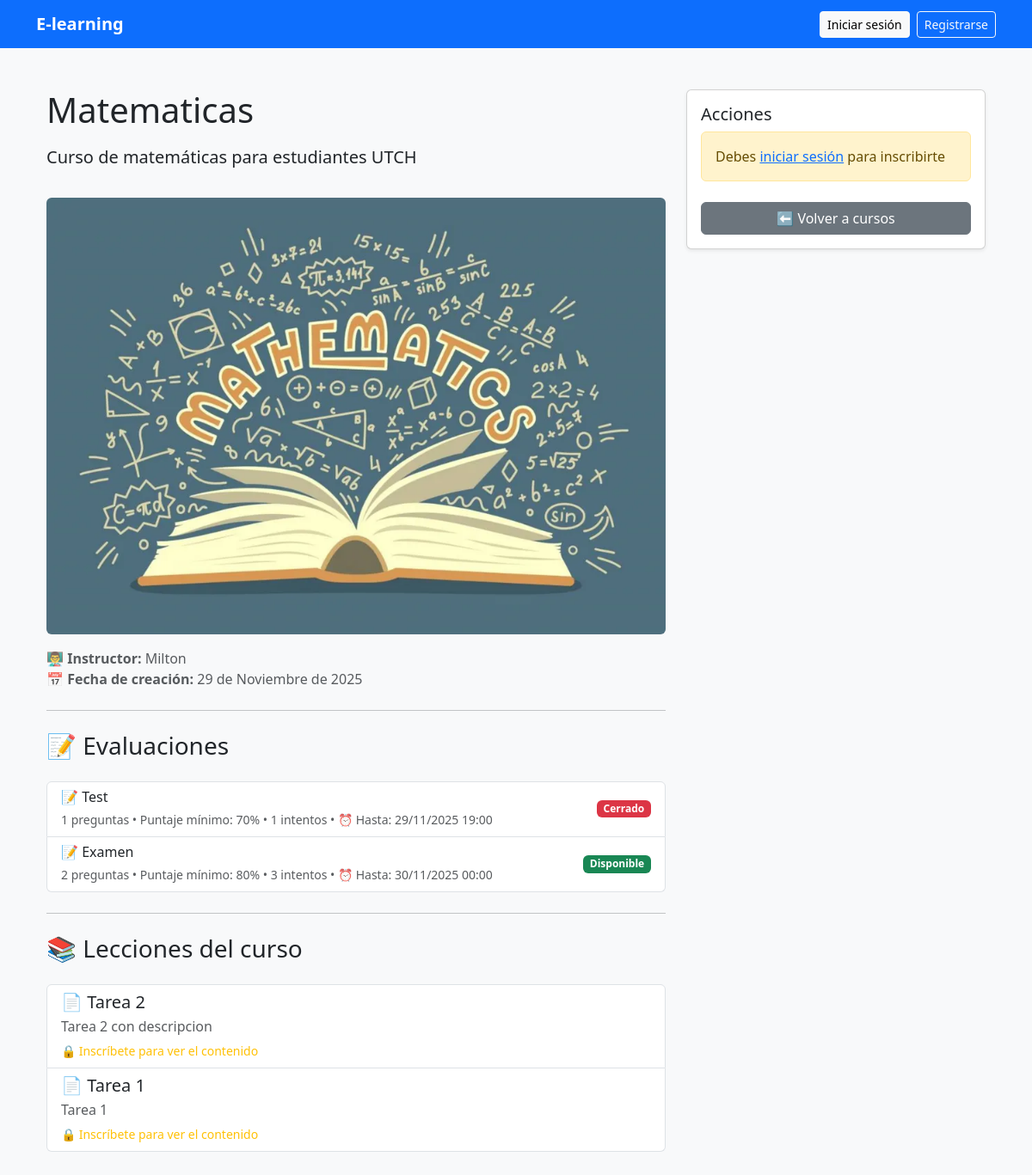
/1/, run on the app's committed database.
### courses/models.py (models this page shows, shortened)
class Curso(models.Model):
    titulo = models.CharField(max_length=100)
    descripcion = models.TextField()
    instructor = models.CharField(max_length=100)
    fecha_creacion = models.DateField(auto_now_add=True)
    imagen = models.ImageField(upload_to='cursos/', blank=True, null=True)
    class Meta:
        verbose_name = 'Curso'
        verbose_name_plural = 'Cursos'

class Quiz(models.Model):
    curso = models.ForeignKey(Curso, on_delete=models.CASCADE, related_name='quizzes')
    titulo = models.CharField(max_length=200)
    descripcion = models.TextField(blank=True)
    puntaje_minimo = models.PositiveIntegerField(default=70, help_text="Puntaje mínimo para aprobar (%)")
    intentos_maximos = models.PositiveIntegerField(default=3, help_text="Número máximo de intentos permitidos")
    tiempo_limite = models.PositiveIntegerField(null=True, blank=True, help_text="Tiempo límite en minutos (opcional)")
    deadline = models.DateTimeField(null=True, blank=True, help_text="Fecha límite de entrega")
    orden = models.PositiveIntegerField(default=0)
    fecha_creacion = models.DateTimeField(auto_now_add=True)
    activo = models.BooleanField(default=True)
    def total_preguntas(self):
        return self.preguntas.count()
    def esta_disponible(self):
        if not self.activo:
            return False
        if self.deadline and timezone.now() > self.deadline:
            return False
        return True
    class Meta:
        verbose_name = 'Quiz'
        verbose_name_plural = 'Quizzes'
        ordering = ['orden', 'fecha_creacion']

class Leccion(models.Model):
    TIPOS = (
        ('video', '📹 Video'),
        ('documento', '📄 Documento'),
        ('texto', '📝 Texto/Artículo'),
    )
    curso = models.ForeignKey(Curso, on_delete=models.CASCADE, related_name='lecciones')
    titulo = models.CharField(max_length=200)
    descripcion = models.TextField(blank=True)
    tipo = models.CharField(max_length=20, choices=TIPOS, default='texto')
    orden = models.PositiveIntegerField(default=0)
    video_url = models.URLField(blank=True, null=True, help_text="URL de YouTube o Vimeo")
    documento = models.FileField(upload_to='lecciones/documentos/', blank=True, null=True)
    contenido_texto = models.TextField(blank=True, help_text="Contenido HTML permitido")
    fecha_creacion = models.DateTimeField(auto_now_add=True)
    class Meta:
        verbose_name = 'Lección'
        verbose_name_plural = 'Lecciones'
        ordering = ['orden', 'fecha_creacion']

### courses/views.py (the view)
# urls.py: path('<int:course_id>/', detalle_curso, name='detalle_curso'),
def detalle_curso(request, course_id):
    curso = get_object_or_404(Curso, id=course_id)
    lecciones = curso.lecciones.all()
    is_enrolled = False
    if request.user.is_authenticated:
        is_enrolled = Enrollment.objects.filter(estudiante=request.user, curso=curso).exists()
    puede_editar = False
    if request.user.is_authenticated and request.user.role in ['teacher', 'admin']:
        puede_editar = True
    return render(request, "courses/detalle_curso.html", {
        "course": curso,
        "lessons": lecciones,
        "is_enrolled": is_enrolled,
        "puede_editar": puede_editar,
    })

### courses/templates/courses/detalle_curso.html (shortened to what this page needs)
{% extends "base.html" %}
{% block content %}
<div class="container py-4">
  <div class="row">
    <div class="col-lg-8">
      <h1 class="mb-3">{{ course.titulo }}</h1>
      <p class="lead">{{ course.descripcion }}</p>
      {% if course.imagen %}
        <img src="{{ course.imagen.url }}" class="img-fluid rounded my-3" alt="{{ course.titulo }}"/>
      {% endif %}
      <p class="text-muted">
        <strong>👨‍🏫 Instructor:</strong> {{ course.instructor }}<br>
        <strong>📅 Fecha de creación:</strong> {{ course.fecha_creacion }}
      </p>
      <hr class="my-4">
      <div class="d-flex justify-content-between align-items-center mb-3">
        <h3>📝 Evaluaciones</h3>
      </div>
      {% with quizzes=course.quizzes.all %}
        {% if quizzes %}
          <div class="list-group mb-4">
            {% for quiz in quizzes %}
              <a href="{% url 'detalle_quiz' quiz.id %}" class="list-group-item list-group-item-action">
                <div class="d-flex justify-content-between align-items-center">
                  <div>
                    <h6 class="mb-1">📝 {{ quiz.titulo }}</h6>
                    <small class="text-muted">
                      {{ quiz.total_preguntas }} preguntas •
                      Puntaje mínimo: {{ quiz.puntaje_minimo }}% •
                      {{ quiz.intentos_maximos }} intentos
                      {% if quiz.deadline %}
                        • ⏰ Hasta: {{ quiz.deadline|date:"d/m/Y H:i" }}
                      {% endif %}
                    </small>
                  </div>
                  {% if not quiz.activo %}
                    <span class="badge bg-secondary">Inactivo</span>
                  {% elif not quiz.esta_disponible %}
                    <span class="badge bg-danger">Cerrado</span>
                  {% else %}
                    <span class="badge bg-success">Disponible</span>
                  {% endif %}
                </div>
              </a>
            {% endfor %}
          </div>
        {% else %}
          <div class="alert alert-info mb-4">
            📋 Aún no hay evaluaciones en este curso.
          </div>
        {% endif %}
      {% endwith %}
      <hr class="my-4">
      <div class="d-flex justify-content-between align-items-center mb-3">
        <h3>📚 Lecciones del curso</h3>
      </div>
      {% if lessons %}
        <div class="list-group">
          {% for leccion in lessons %}
            <div class="list-group-item">
              <div class="d-flex justify-content-between align-items-start">
                <div class="flex-grow-1">
                  <h5 class="mb-1">
                    {% if leccion.tipo == 'video' %}📹{% elif leccion.tipo == 'documento' %}📄{% else %}📝{% endif %}
                    {{ leccion.titulo }}
                  </h5>
                  <p class="mb-1 text-muted">{{ leccion.descripcion }}</p>
                  {% if is_enrolled or puede_editar %}
                    {% if leccion.tipo == 'video' and leccion.video_url %}
                      <div class="mt-2">
                        <a href="{{ leccion.video_url }}" target="_blank" class="btn btn-sm btn-primary">
                          ▶️ Ver video
                        </a>
                      </div>
                    {% elif leccion.tipo == 'documento' and leccion.documento %}
                      <div class="mt-2">
                        <a href="{{ leccion.documento.url }}" target="_blank" class="btn btn-sm btn-primary">
                          📥 Descargar documento
                        </a>
                      </div>
                    {% elif leccion.tipo == 'texto' and leccion.contenido_texto %}
                      <div class="mt-2 p-3 bg-light rounded">
                        {{ leccion.contenido_texto|safe }}
                      </div>
                    {% endif %}
                  {% else %}
                    <small class="text-warning">🔒 Inscríbete para ver el contenido</small>
                  {% endif %}
                </div>
              </div>
            </div>
          {% endfor %}
        </div>
      {% else %}
        <div class="alert alert-info">
          📭 Aún no hay lecciones en este curso.
        </div>
      {% endif %}
    </div>
    <div class="col-lg-4">
      <div class="card shadow-sm">
        <div class="card-body">
          <h5 class="card-title">Acciones</h5>
          {% if user.is_authenticated %}
            {% if user.role == 'student' %}
              {% if is_enrolled %}
                <div class="alert alert-success">
                  ✅ Ya estás inscrito en este curso
                </div>
              {% else %}
                <form method="POST" action="{% url 'inscribirse_curso' course.id %}">
                  {% csrf_token %}
                  <button type="submit" class="btn btn-primary w-100">
                    📝 Inscribirme a este curso
                  </button>
                </form>
              {% endif %}
            {% endif %}
            {% if puede_editar %}
              <hr>
              <a href="{% url 'calificaciones_curso' course.id %}" class="btn btn-info w-100 mb-2">
                📊 Ver calificaciones
              </a>
            {% endif %}
          {% else %}
            <div class="alert alert-warning">
              Debes <a href="{% url 'login' %}">iniciar sesión</a> para inscribirte
            </div>
          {% endif %}
          <a href="/" class="btn btn-secondary w-100 mt-2">⬅ Volver a cursos</a>
        </div>
      </div>
    </div>
  </div>
</div>
{% endblock %}

### data on the page
Curso: titulo "Matematicas", descripcion "Curso de matemáticas para estudiantes UTCH", imagen (picture), instructor "Milton", fecha_creacion "29 de Noviembre de 2025"
Quiz: titulo "Test", total_preguntas "1", puntaje_minimo "70", intentos_maximos "1", deadline "29/11/2025 19:00", activo "Cerrado"
Quiz: titulo "Examen", total_preguntas "2", puntaje_minimo "80", intentos_maximos "3", deadline "30/11/2025 00:00", activo "Disponible"
Leccion: titulo "Tarea 2", descripcion "Tarea 2 con descripcion"
Leccion: titulo "Tarea 1", descripcion "Tarea 1"
